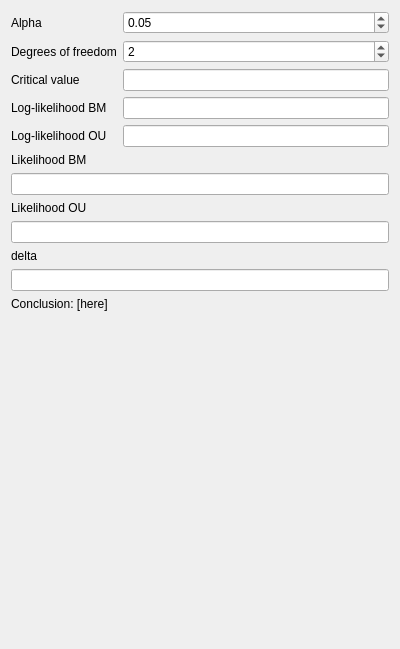
<?xml version="1.0" encoding="UTF-8"?>
<ui version="4.0">
 <class>QtStochasticityInspectorHlrtWidget</class>
 <widget class="QWidget" name="QtStochasticityInspectorHlrtWidget">
  <property name="geometry">
   <rect>
    <x>0</x>
    <y>0</y>
    <width>400</width>
    <height>649</height>
   </rect>
  </property>
  <property name="windowTitle">
   <string>Form</string>
  </property>
  <layout class="QGridLayout" name="gridLayout">
   <item row="1" column="0">
    <widget class="QLabel" name="label_dof">
     <property name="text">
      <string>Degrees of freedom</string>
     </property>
    </widget>
   </item>
   <item row="9" column="0" colspan="2">
    <widget class="QLabel" name="label_delta">
     <property name="text">
      <string>delta</string>
     </property>
    </widget>
   </item>
   <item row="1" column="1">
    <widget class="QSpinBox" name="box_dof">
     <property name="value">
      <number>2</number>
     </property>
    </widget>
   </item>
   <item row="6" column="0" colspan="2">
    <widget class="QLineEdit" name="edit_l0">
     <property name="readOnly">
      <bool>true</bool>
     </property>
    </widget>
   </item>
   <item row="4" column="1">
    <widget class="QLineEdit" name="edit_ll1">
     <property name="readOnly">
      <bool>true</bool>
     </property>
    </widget>
   </item>
   <item row="0" column="0">
    <widget class="QLabel" name="label_alpha">
     <property name="text">
      <string>Alpha</string>
     </property>
    </widget>
   </item>
   <item row="8" column="0" colspan="2">
    <widget class="QLineEdit" name="edit_l1">
     <property name="readOnly">
      <bool>true</bool>
     </property>
    </widget>
   </item>
   <item row="12" column="0">
    <spacer name="verticalSpacer">
     <property name="orientation">
      <enum>Qt::Vertical</enum>
     </property>
     <property name="sizeHint" stdset="0">
      <size>
       <width>20</width>
       <height>40</height>
      </size>
     </property>
    </spacer>
   </item>
   <item row="5" column="0" colspan="2">
    <widget class="QLabel" name="label_l0_2">
     <property name="text">
      <string>Likelihood BM</string>
     </property>
    </widget>
   </item>
   <item row="11" column="0" colspan="2">
    <widget class="QLabel" name="label_conclusion">
     <property name="text">
      <string>Conclusion: [here]</string>
     </property>
    </widget>
   </item>
   <item row="3" column="1">
    <widget class="QLineEdit" name="edit_ll0">
     <property name="readOnly">
      <bool>true</bool>
     </property>
    </widget>
   </item>
   <item row="3" column="0">
    <widget class="QLabel" name="label_l0">
     <property name="text">
      <string>Log-likelihood BM</string>
     </property>
    </widget>
   </item>
   <item row="10" column="0" colspan="2">
    <widget class="QLineEdit" name="edit_delta">
     <property name="readOnly">
      <bool>true</bool>
     </property>
    </widget>
   </item>
   <item row="7" column="0" colspan="2">
    <widget class="QLabel" name="label_l1_2">
     <property name="text">
      <string>Likelihood OU</string>
     </property>
    </widget>
   </item>
   <item row="4" column="0">
    <widget class="QLabel" name="label_l1">
     <property name="text">
      <string>Log-likelihood OU</string>
     </property>
    </widget>
   </item>
   <item row="0" column="1">
    <widget class="QDoubleSpinBox" name="box_alpha">
     <property name="maximum">
      <double>0.100000000000000</double>
     </property>
     <property name="singleStep">
      <double>0.010000000000000</double>
     </property>
     <property name="value">
      <double>0.050000000000000</double>
     </property>
    </widget>
   </item>
   <item row="2" column="0">
    <widget class="QLabel" name="label_critical_value">
     <property name="text">
      <string>Critical value</string>
     </property>
    </widget>
   </item>
   <item row="2" column="1">
    <widget class="QLineEdit" name="edit_critical_value">
     <property name="readOnly">
      <bool>true</bool>
     </property>
    </widget>
   </item>
  </layout>
 </widget>
 <tabstops>
  <tabstop>box_alpha</tabstop>
  <tabstop>box_dof</tabstop>
  <tabstop>edit_critical_value</tabstop>
  <tabstop>edit_ll0</tabstop>
  <tabstop>edit_ll1</tabstop>
  <tabstop>edit_l0</tabstop>
  <tabstop>edit_l1</tabstop>
  <tabstop>edit_delta</tabstop>
 </tabstops>
 <resources/>
 <connections/>
</ui>
